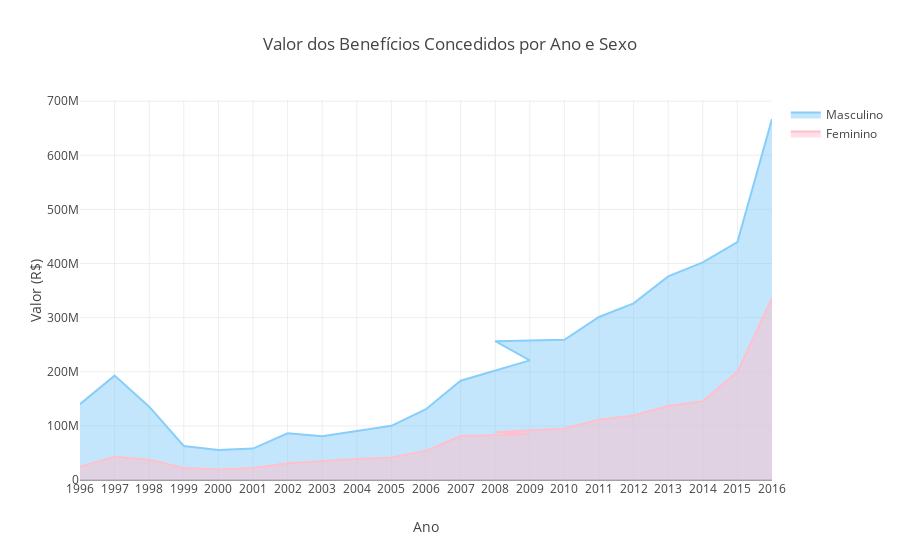

Notebook code for this chart:
### Code cell
#  Grafico 3 - Valor de Benefícios Concedidos por Ano e Sexo
label1 = df_masculino['Ano'].unique()#df_masculino.groupby(['Ano']).sum()['Vlr Benefícios Concedidos (R$)'].index.values
label2 = df_feminino['Ano'].unique()#df_feminino.groupby(['Ano']).sum()['Vlr Benefícios Concedidos (R$)'].index.values
dados1 = df_masculino.groupby(['Ano']).sum()['Vlr Benefícios Concedidos (R$)'].values
dados2 = df_feminino.groupby(['Ano']).sum()['Vlr Benefícios Concedidos (R$)'].values

trace1 = go.Scatter(
            x =label1,
            y = dados1,
            name='Masculino',
            marker=dict(color='lightskyblue'),  
            fill='tozeroy',
            )


trace2 = go.Scatter(
            x =label2, 
            y =dados2,
            name='Feminino',
            marker=dict(color='pink'),
            fill='tozeroy',
            )


data = [trace1, trace2]
layout = go.Layout( yaxis=dict(title='Valor (R$)'),xaxis=dict(title='Ano', tickmode='linear'),title='Valor dos Benefícios Concedidos por Ano e Sexo')
fig = go.Figure(data=data, layout=layout, )
py.iplot(fig, filename='grouped-bar' )

### Figure 1 — Plotly figure (JSON) as saved in the notebook; plotly's stock layout.template omitted (floating-point values rounded to 4 significant figures)
{"data": [{"fill": "tozeroy", "marker": {"color": "lightskyblue"}, "name": "Masculino", "type": "scatter", "uid": "4eb3be98-5190-4f79-802c-faef8c5ff13c", "x": [1996, 1997, 1998, 1999, 2000, 2001, 2002, 2003, 2004, 2005, 2006, 2007, 2009, 2008, 2010, 2011, 2012, 2013, 2014, 2015, 2016], "y": [140200000.0, 192900000.0, 135500000.0, 62860000.0, 55430000.0, 58020000.0, 86340000.0, 80985017, 90700000.0, 100100000.0, 130800000.0, 183500000.0, 221100000.0, 256600000.0, 259100000.0, 301200000.0, 326500000.0, 376200000.0, 402200000.0, 439800000.0, 667100000.0]}, {"fill": "tozeroy", "marker": {"color": "pink"}, "name": "Feminino", "type": "scatter", "uid": "a1b8891f-3d25-4e38-aaf6-8d3149298718", "x": [1996, 1997, 1998, 1999, 2000, 2001, 2002, 2003, 2004, 2005, 2006, 2007, 2009, 2008, 2010, 2011, 2012, 2013, 2014, 2015, 2016], "y": [24430000.0, 43150000.0, 37530000.0, 22390000.0, 19630000.0, 22160000.0, 31050000.0, 35430000.0, 38750000.0, 41460000.0, 53860000.0, 81280000.0, 83920000.0, 88300000.0, 95340000.0, 111300000.0, 119200000.0, 136700000.0, 145600000.0, 199900000.0, 335900000.0]}], "layout": {"autosize": true, "title": {"text": "Valor dos Benefícios Concedidos por Ano e Sexo"}, "xaxis": {"autorange": true, "range": [1996, 2016], "tickmode": "linear", "title": {"text": "Ano"}, "type": "linear"}, "yaxis": {"autorange": true, "range": [0, 702200000.0], "title": {"text": "Valor (R$)"}, "type": "linear"}}}
